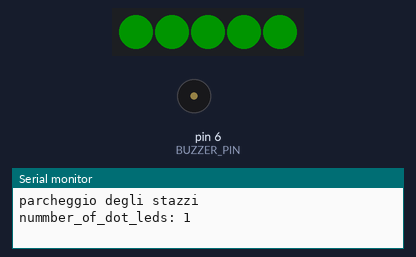
Simulated run of this sketch. Board: Arduino Uno, built for the host (arithmetic inside an expression is 32-bit, double 64-bit). Parts: 5 RGB LEDs in strip order, left to right, buzzer (waves = sounding), the last lines printed to the serial monitor. Dim RGB values are drawn brighter than linear.

Above: at 0.15 s.
At 0.65 s:
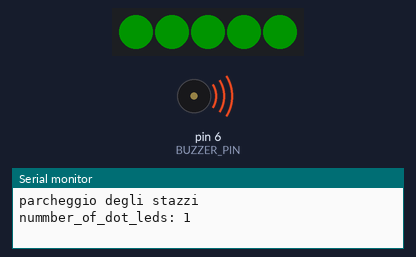
At 18.45 s:
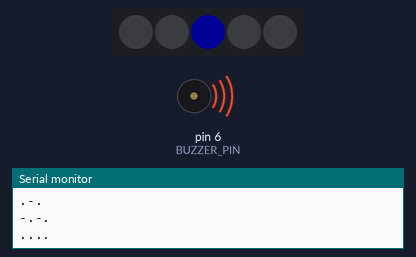
At 37.1 s:
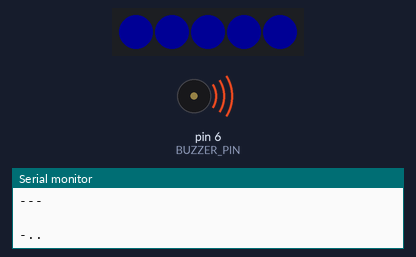
Timing chart, 0 to 40.0 s (numbered marks = the images above):
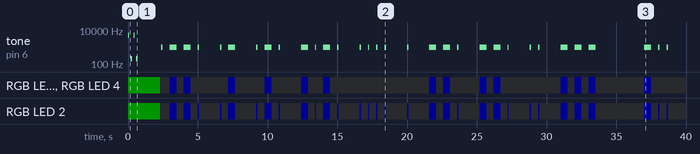

Measured:
- by itself, RGB LED 2: off → RGB(0, 20, 0) at 0.00 s, → off 2.3 s later, → RGB(0, 0, 20) 0.70 s later, → off 0.50 s later, … (64 changes in this stretch)
- by itself, RGB LED 0, RGB LED 1, RGB LED 3, RGB LED 4: off → RGB(0, 20, 0) at 0.00 s, → off 2.3 s later, → RGB(0, 0, 20) 0.70 s later, → off 0.50 s later, … (30 changes in this stretch)

The sketch:

morse_app.ino
```cpp
#include "src/include/morse.hpp"
#include "src/include/defs.h"

#include <Adafruit_NeoPixel.h>

#define TEST


Adafruit_NeoPixel strip(NUM_LEDS, LED_STRIP_PIN, NEO_GRB + NEO_KHZ800);
// Adafruit_NeoPixel pixels(NUMPIXELS, PIN, NEO_GRB + NEO_KHZ800);

String phrase = "parcheggio degli stazzi";
int len_ph = phrase.length();
char *rec_phrase;

void setup()
{

    strip.begin();
    strip.show(); // Initialize all pixels to 'off'

    Serial.begin(9600);
    Serial.println(phrase);

    pinMode(BUZZER_PIN, OUTPUT);

    // TODO: CHECK
    nummber_of_dot_leds = (int)(NUM_LEDS * 0.3);
    Serial.print("nummber_of_dot_leds: ");
    Serial.println(nummber_of_dot_leds);

    color_led = strip.Color(0, 0, 255);

    strip.setBrightness(20);

    rec_phrase = new char[len_ph];

}

void loop()
{
    emit_start();
    emit_morse(phrase);
    emit_end();
#ifdef TEST
    check_conversion(rec_phrase, len_ph);
#endif


    //end signal
}

void emit_morse(String phrase)
{
    int len = phrase.length();
    Serial.print("Len: ");
    Serial.println(len);

    // String* morse = parseString(phrase, len);
    String morse[len];
    parseString(phrase, morse, len);
    for(int j = 0; j < len; j++)
    {
        Serial.println(morse[j]);
        emit_letter(morse[j]);
        rec_phrase[j] = parseMorse(morse[j]);

    }

}

void emit_letter(String letter)
{
    // Serial.println("");

    for(int i = 0; i < letter.length(); i++)
    {
        emit_light(letter.charAt(i));
        emit_sound(letter.charAt(i));

        if(letter.charAt(i) == '.')
        {
            delay(DOT_DURATION_MILLIS);
        }
        if(letter.charAt(i) == '-')
        {
            delay(LINE_DURATION_MILLIS);
        }

        noTone(BUZZER_PIN);
        strip.clear();
        strip.show();

        delay(DELAY_BETWEEN_MORSE);

    }
    delay(DELAY_BETWEEN_LETTERS_MILLIS);


}

void emit_light(char morse_letter)
{
    if(morse_letter == '.')
    {
        // Serial.print(" ");
        // Serial.print(" . ");
        for(int idx = 0; idx < nummber_of_dot_leds; idx++)
        {
            strip.setPixelColor((int)(NUM_LEDS/2) + idx, color_led);
        }
        strip.show();


    }
    if(morse_letter == '-')
    {
        // Serial.print(" ");
        // Serial.print(" - ");
        for(int idx = 0; idx < NUM_LEDS; idx++)
        {
            strip.setPixelColor(idx, color_led);
        }
        strip.show();

    }


    if(morse_letter == ' ')
    {
        delay(DELAY_SPACE_MILLIS);
    }


}

void emit_sound(char morse_letter)
{
   tone(BUZZER_PIN, TONE_FREQUENCY);
}

void check_conversion(char* phrase_rec, int len_ph_rec)
{
    for(int j = 0; j < len_ph_rec; j++)
    {
        Serial.print(phrase_rec[j]);
    }
    Serial.println("");
}

void emit_end()
{
    for(int idx = 0; idx < NUM_LEDS; idx++)
    {
        strip.setPixelColor(idx, 255,0,0);
    }
    strip.show();

    int ii = 5000;
    while(ii > 0)
    {
        tone(BUZZER_PIN, ii);
        delay(100);
        noTone(BUZZER_PIN);
        delay(100);
        ii =  ii - 500;

    }
    // for(int idx = 0; idx < 2; idx++)
    // {
    //     tone(BUZZER_PIN, 5000);
    //     delay(100);
    //     noTone(BUZZER_PIN);
    //     delay(100);
    //     // tone(BUZZER_PIN, 200);
    //     // delay(100);
    //     // noTone(BUZZER_PIN);
    //     // delay(100);
    // }


    delay(DELAY_END_PHRASE);

    noTone(BUZZER_PIN);
    strip.clear();
    strip.show();

}

void emit_start()
{
    for(int idx = 0; idx < NUM_LEDS; idx++)
    {
        strip.setPixelColor(idx, 0,255,0);
    }
    strip.show();

    for(int idx = 0; idx < 2; idx++)
    {
        tone(BUZZER_PIN, 5000);
        delay(100);
        noTone(BUZZER_PIN);
        delay(100);
        tone(BUZZER_PIN, 200);
        delay(100);
        noTone(BUZZER_PIN);
        delay(100);
    }


    delay(DELAY_END_PHRASE);

    noTone(BUZZER_PIN);
    strip.clear();
    strip.show();

    delay(100);
}
```

defs.h
```cpp
#ifndef DEFS_H
#define DEFS_H


#define BUZZER_PIN  6
#define LED_STRIP_PIN 3
#define NUM_LEDS    5

// #define DELAY_BETWEEN_LETTERS_MILLIS 10
// #define DELAY_SPACE_MILLIS 10
// #define DELAY_BETWEEN_MORSE 10
// #define DELAY_END_PHRASE 1000

// #define DOT_DURATION_MILLIS  10
// #define LINE_DURATION_MILLIS 10


#define DELAY_BETWEEN_LETTERS_MILLIS 1000
#define DELAY_SPACE_MILLIS 500
#define DELAY_BETWEEN_MORSE 500
#define DELAY_END_PHRASE 1500

#define DOT_DURATION_MILLIS  100
#define LINE_DURATION_MILLIS 500

#define TONE_FREQUENCY (1000)


int nummber_of_dot_leds;

uint32_t color_led;

#endif /* TEMPLATE_C_H */
```

morse.hpp
```cpp
/**
 * @file morse.h
 * @author Emanuele Belia
 * @date 15 June 2020
 * @brief Template for module header
 *
 * Here typically goes a more extensive explanation of the module
 */

#ifndef MORSE_HPP
#define MORSE_HPP


/*-----------------------------------*
 * INCLUDE FILES
 *-----------------------------------*/
#include <Arduino.h>
/*-----------------------------------*
 * PUBLIC DEFINES
 *-----------------------------------*/


/*-----------------------------------*
 * PUBLIC MACROS
 *-----------------------------------*/
/* None */

/*-----------------------------------*
 * PUBLIC TYPEDEFS
 *-----------------------------------*/

/*-----------------------------------*
 * PUBLIC VARIABLE DECLARATIONS
 *-----------------------------------*/
/* None */

/*-----------------------------------*
 * PUBLIC FUNCTION PROTOTYPES
 *-----------------------------------*/
/**
 * @brief   ExampleFunctionA description
 */
// String* parseString(String phrase, int len);
void parseString(String phrase, String* parsedString, int len);

char parseMorse(String morse);

#endif /* TEMPLATE_C_H */

/****************************************************************************
 ****************************************************************************/
```

morse.cpp
```cpp
/**
 * @file template_c.c
 * @author Emanuele Belia
 * @date 15 June 2020
 * @brief Template for module header
 *
 * Here typically goes a more extensive explanation of the module
 */

/*-----------------------------------*
 * INCLUDE FILES
 *-----------------------------------*/
#include "include/morse.hpp"
/*-----------------------------------*
 * PUBLIC VARIABLE DEFINITIONS
 *-----------------------------------*/
/* None */

/*-----------------------------------*
 * PRIVATE DEFINES
 *-----------------------------------*/
const String morse_a = ".-";
const String morse_b = "-...";
const String morse_c = "-.-.";
const String morse_d = "-..";
const String morse_e = ".";
const String morse_f = "..-.";
const String morse_g = "--.";
const String morse_h = "....";
const String morse_i = "..";
const String morse_j = ".---";
const String morse_k = "-.-";
const String morse_l = ".-..";
const String morse_m = "--";
const String morse_n = "-.";
const String morse_o = "---";
const String morse_p = ".--.";
const String morse_q = "--.-";
const String morse_r = ".-.";
const String morse_s = "...";
const String morse_t = "-";
const String morse_u = "..-";
const String morse_v = "...-";
const String morse_w = ".--";
const String morse_x = "-..-";
const String morse_y = "-.--";
const String morse_z = "--..";

/*-----------------------------------*
 * PRIVATE MACROS
 *-----------------------------------*/
/* None */

/*-----------------------------------*
 * PRIVATE TYPEDEFS
 *-----------------------------------*/
/* None */

/*-----------------------------------*
 * PRIVATE FUNCTION PROTOTYPES
 *-----------------------------------*/
/**
 * @brief   do_something_private description
 * @param [in] param1 Description of input param1
 * @param [out] param2 Description of output param2
 * @retval TRUE   Successfully did nothing.
 * @retval FALSE  Oops, did something.
 *
 * do_something_private detailed description
 */
static String parseLetter(char letter);

/*-----------------------------------*
 * PRIVATE VARIABLES
 *-----------------------------------*/
/* None */

/*-----------------------------------*
 * PUBLIC FUNCTION DEFINITIONS
 *-----------------------------------*/
void parseString(String phrase, String* parsedString, int len)
{
	// String parsedString [len];
	for(int idx ; idx < len; idx++)
	{
		parsedString[idx] = parseLetter(phrase.charAt(idx));
	}
}


/*-----------------------------------*
 * PRIVATE FUNCTION DEFINITIONS
 *-----------------------------------*/
static String parseLetter(char letter)
{
	switch (letter)
	{
		case 'a':
		{
			return morse_a;
			break;
		}
		case 'b':
		{
			return morse_b;
			break;
		}
		case 'c':
		{
			return morse_c;
			break;
		}
		case 'd':
		{
			return morse_d;
			break;
		}
		case 'e':
		{
			return morse_e;
			break;
		}
		case 'f':
		{
			return morse_f;
			break;
		}
		case 'g':
		{
			return morse_g;
			break;
		}
		case 'h':
		{
			return morse_h;
			break;
		}
		case 'i':
		{
			return morse_i;
			break;
		}
		case 'j':
		{
			return morse_j;
			break;
		}
		case 'k':
		{
			return morse_k;
			break;
		}
		case 'l':
		{
			return morse_l;
			break;
		}
		case 'm':
		{
			return morse_m;
			break;
		}
		case 'n':
		{
			return morse_n;
			break;
		}
		case 'o':
		{
			return morse_o;
			break;
		}
		case 'p':
		{
			return morse_p;
			break;
		}
		case 'q':
		{
			return morse_q;
			break;
		}
		case 'r':
		{
			return morse_r;
			break;
		}
		case 's':
		{
			return morse_s;
			break;
		}
		case 't':
		{
			return morse_t;
			break;
		}
		case 'u':
		{
			return morse_u;
			break;
		}
		case 'v':
		{
			return morse_v;
			break;
		}
		case 'w':
		{
			return morse_w;
			break;
		}
		case 'x':
		{
			return morse_x;
			break;
		}
		case 'y':
		{
			return morse_y;
			break;
		}

		case 'z':
		{
			return morse_z;
			break;
		}

		default:
		{
			return " ";
			break;
		}
	}
}

char parseMorse(String morse)
{
	if ((morse == morse_a))
	{
		return 'a';
	}
	else if((morse == morse_b))
	{
		return 'b';
	}
	else if((morse == morse_c))
	{
		return 'c';
	}
	else if((morse == morse_d))
	{
		return 'd';
	}
	else if((morse == morse_e))
	{
		return 'e';
	}
	else if((morse == morse_f))
	{
		return 'f';
	}
	else if((morse == morse_g))
	{
		return 'g';
	}
	else if((morse == morse_h))
	{
		return 'h';
	}
	else if((morse == morse_i))
	{
		return 'i';
	}
	else if((morse == morse_k))
	{
		return 'k';
	}
	else if((morse == morse_l))
	{
		return 'l';
	}
	else if((morse == morse_m))
	{
		return 'm';
	}
	else if((morse == morse_n))
	{
		return 'n';
	}
	else if((morse == morse_o))
	{
		return 'o';
	}
	else if((morse == morse_p))
	{
		return 'p';
	}
	else if((morse == morse_q))
	{
		return 'q';
	}
	else if((morse == morse_r))
	{
		return 'r';
	}
	else if((morse == morse_s))
	{
		return 's';
	}
	else if((morse == morse_t))
	{
		return 't';
	}
	else if((morse == morse_u))
	{
		return 'u';
	}
	else if((morse == morse_v))
	{
		return 'v';
	}
	else if((morse == morse_w))
	{
		return 'w';
	}
	else if((morse == morse_x))
	{
		return 'x';
	}
	else if((morse == morse_y))
	{
		return 'y';
	}
	else if((morse == morse_z))
	{
		return 'z';
	}
	else
	{
		return ' ';
	}
}


/****************************************************************************
 ****************************************************************************/
```
